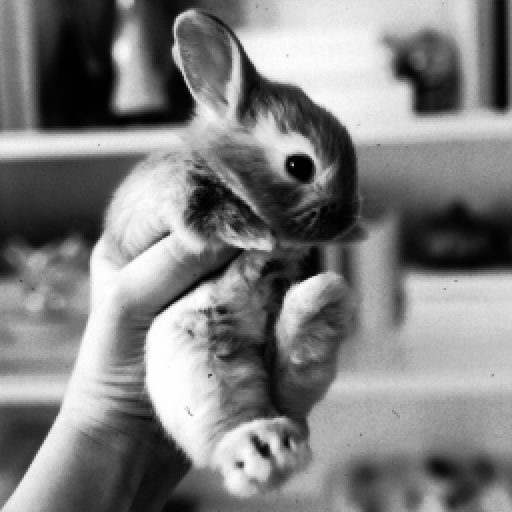
#> input picture assignment01/000out.png, 512 x 512 px
$ python 11208429.py
#> lines starting #> are read from the running program, lines starting #| are printed output that depends on the picture; after the words box and inside, x2 and y2 are one past the last pixel; in counts of white or black regions, pixels touching at a corner belong together
#!/usr/bin/env python3

"""
Title: Assignment 04 - Mathematical morphology
Course code: SCC0251
Year/Semester: 2023/1

Student name: Lucas Carvalho Machado
USP number: 11208429
"""

import numpy as np
import imageio.v2 as imageio


class Pixel:
    """
    Class representing a pixel in an image.
    """

    def __init__(self, x, y):
        """
        Constructor.

        Args:
            x: x coordinate of pixel
            y: y coordinate of pixel
        """
        self.x = x
        self.y = y

    def __eq__(self, other):
        """
        Override equal operator.

        Args:
            other: some other Pixel instance for comparison

        Returns:
            True if self is equal to other, False otherwise
        """
        return self.x == other.x and self.y == other.y

    def __ne__(self, other):
        """
        Override not equal operator.

        Args:
            other: some other Pixel instance for comparison

        Returns:
            True if self is not equal to other, False otherwise
        """
        return self.x != other.x or self.y != other.y

    def __lt__(self, other):
        """
        Override less than operator.

        Args:
            other: some other Pixel instance for comparison

        Returns:
            True if self is less than other, False otherwise
        """
        if self.x == other.x:
            return self.y < other.y
        return self.x < other.x


def flood_fill_binary(image, seed_x, seed_y, c):
    """
    Finds connected components in a binary image using flood fill algorithm.

    Args:
        image: binary image matrix
        seed_x: seed pixel x coordinate
        seed_y: seed pixel y coordinate
        c: connectivity (4 or 8)

    Returns:
        connected_components: set of pixels in connected component found
    """
    # Get unique color values in image
    available_colors = np.unique(image)

    # Get target color from seed pixel
    target_color = image[seed_x, seed_y]

    # Set replacement color as the other color in the binary image
    if target_color == available_colors[0]:
        replacement_color = available_colors[1]
    elif target_color == available_colors[1]:
        replacement_color = available_colors[0]

    # Initialize empty list of pixels in connected component
    connected_components = []

    # Initialize empty stack to be used in the algorithm instead of recursion
    stack = []

    # Instantiate seed pixel with its x and y coordinates and add it to the stack
    seed_pixel = Pixel(seed_x, seed_y)
    stack.append(seed_pixel)

    # Get image dimensions
    m, n = image.shape

    while len(stack) != 0:
        curr = stack.pop()

        # Check if current pixel is within image bounds
        if curr.x >= 0 and curr.x < m and curr.y >= 0 and curr.y < n:
            # Check if current pixel has target color
            if image[curr.x, curr.y] == target_color:
                # Replace current pixel color with replacement color
                image[curr.x, curr.y] = replacement_color

                # Add current pixel to connected component list if it hasn't been added yet
                if curr not in connected_components:
                    connected_components.append(curr)

                # Add neighbors of current pixel to stack according to connectivity
                if c == 4:
                    # 4-neighborhood of current pixel
                    stack.append(Pixel(curr.x - 1, curr.y))
                    stack.append(Pixel(curr.x + 1, curr.y))
                    stack.append(Pixel(curr.x, curr.y - 1))
                    stack.append(Pixel(curr.x, curr.y + 1))
                elif c == 8:
                    # 8-neighborhood of current pixel
                    stack.append(Pixel(curr.x - 1, curr.y))
                    stack.append(Pixel(curr.x + 1, curr.y))
                    stack.append(Pixel(curr.x, curr.y - 1))
                    stack.append(Pixel(curr.x, curr.y + 1))
                    stack.append(Pixel(curr.x - 1, curr.y - 1))
                    stack.append(Pixel(curr.x - 1, curr.y + 1))
                    stack.append(Pixel(curr.x + 1, curr.y - 1))
                    stack.append(Pixel(curr.x + 1, curr.y + 1))

    return connected_components


def read_input():
    """
    Reads input from stdin and loads image.

    Returns:
        image: binary image loaded from provided filename
        i_k: seed pixel x coordinate
        j_k: seed pixel y coordinate
        c: connectivity (4 or 8)
    """
    # Read first line, convert to string and remove trailing newline
    filename = str(input().rstrip())
#> the answer given: ../assignment01/000out.png

    # Read second line, convert to integer and remove trailing newline
    i_k = int(input().rstrip())
#> the answer given: 3

    # Read third line, convert to integer and remove trailing newline
    j_k = int(input().rstrip())
#> the answer given: 3

    # Read fourth line, convert to integer and remove trailing newline
    c = int(input().rstrip())
#> the answer given: 3

    # Load image as binary, avoiding compression artifacts, by converting it to boolean and back
    image = (imageio.imread(filename) > 127).astype(np.uint8)
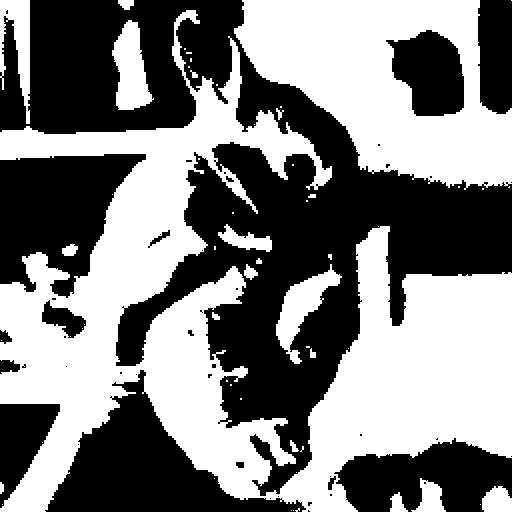
#> image: shape (512, 512); values 0 (black) and 1 (white), 50.1% white; 45 black regions (30 under 20 px), largest, box (x1, y1, x2, y2) and area: (0, 0, 512, 496) 81764, (45, 370, 306, 512) 13975, (0, 154, 146, 298) 12923

    return image, i_k, j_k, c


def main():
    """
    Program entry point.
    """
    # Read input parameters and load image
    image, i_k, j_k, c = read_input()
#> i_k = 3; j_k = 3; c = 3

    # Find connected components using flood fill algorithm
    connected_components = flood_fill_binary(image, i_k, j_k, c)
#> in flood_fill_binary, `available_colors = np.unique(image)`: available_colors = [0, 1]
#> in flood_fill_binary, `target_color = image[seed_x, seed_y]`: target_color = 1
#> in flood_fill_binary, `replacement_color = available_colors[0]`: replacement_color = 0
#> in __init__, `self.x = x`: self.x = 3
#> the loop in flood_fill_binary, `while len(stack) != 0:` made 1 pass
#> after the loop in flood_fill_binary, `while len(stack) != 0:`: connected_components = 1 item; stack = []
#> connected_components = 1 item

    # Sort connected components by x coordinate and then by y coordinate
    connected_components.sort()

    # Print coordinates (i j) of pixels in connected component found
    for pixel in connected_components:
        print(f'({pixel.x} {pixel.y})', end=" ")
#> this loop made 1 pass
#| (3 3)


if __name__ == '__main__':
    main()

$ run again, on assignment01/01_low0.png
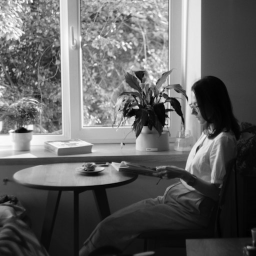
#> input picture assignment01/01_low0.png, 256 x 256 px
#> in read_input, `image = (imageio.imread(filename) > 127).astype(np.uint8)`:
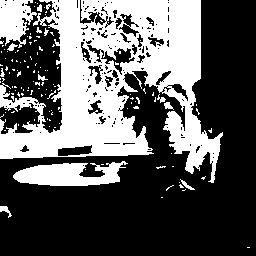
#> image: shape (256, 256); values 0 (black) and 1 (white), 36.1% white; 134 white regions (121 under 20 px), largest, box (x1, y1, x2, y2) and area: (0, 0, 223, 183) 19805, (13, 161, 128, 186) 1863, (0, 0, 37, 48) 1132
#> i_k = 3
#> available_colors = [0, 1]
#> target_color = 1
#> replacement_color = 0
#> self.x = 3
#> the loop in flood_fill_binary, `while len(stack) != 0:` made 1 pass
#> after the loop in flood_fill_binary, `while len(stack) != 0:`: connected_components = 1 item; stack = []
#> in main, `connected_components = flood_fill_binary(image, i_k, j_k, c)`: connected_components = 1 item
#> the loop in main, `for pixel in connected_components:` made 1 pass
#| (3 3)
